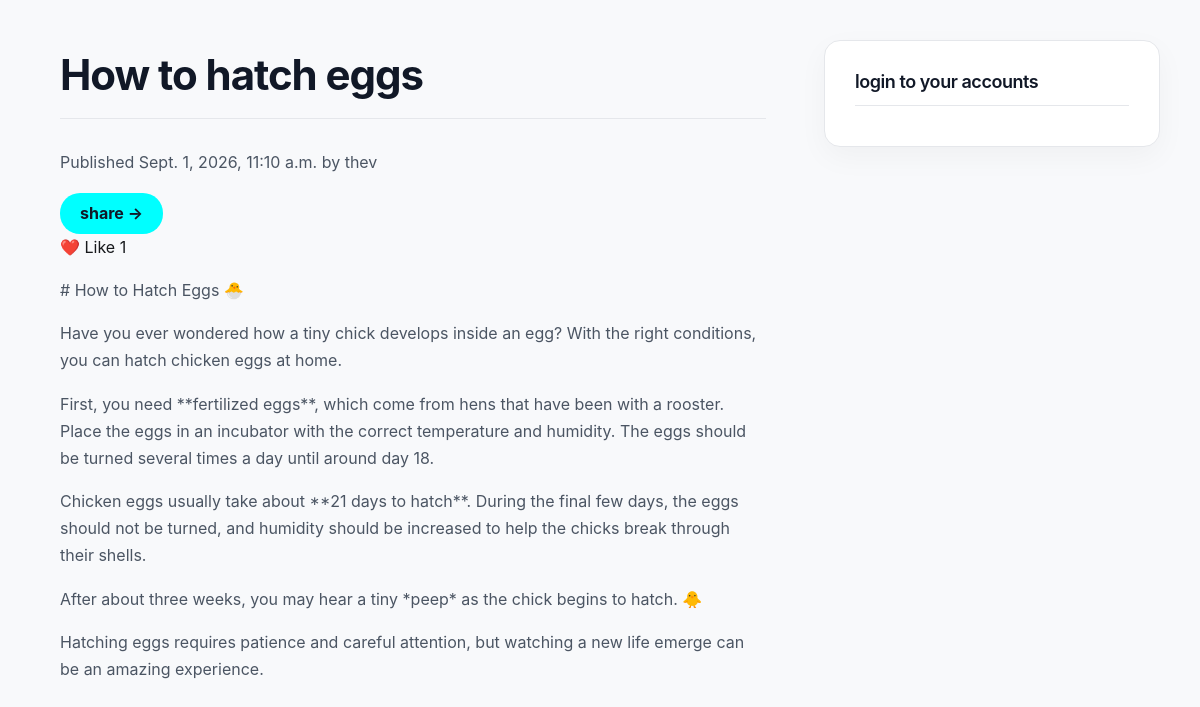
Screenshot of /3/ with the database file from the repository.
### post/models.py (models this page shows, shortened)
class Post(models.Model):
    class Status(models.TextChoices):
        DRAFT = "draft", "Draft"
        PUBLISHED = "published", "Published"
    title = models.CharField(max_length=255)
    slug = models.SlugField()
    author = models.ForeignKey(
        User, on_delete=models.CASCADE, related_name="blog_posts",null=True,blank=True
    )
    publish = models.DateTimeField(null=True, blank=True)
    status = models.CharField(
        max_length=10, choices=Status.choices, default=Status.DRAFT
    )
    created_at = models.DateTimeField(auto_now_add=True)
    updated_at = models.DateTimeField(auto_now=True)
    content = models.TextField(default="")
    objects = models.Manager()

### post/views.py (the view)
# urls.py: path("<int:id>/", post_detail, name="post_detail"),
def post_detail(request, id):
    post = get_object_or_404(Post, id=id)
    if not request.session.session_key:
        request.session.create()
    session_key = request.session.session_key
    user_has_liked = Like.objects.filter(
        session_key=session_key,
        post=post
    ).exists()
    return render(
        request,
        "post/post_detail.html",
        {
            "post": post,
            "user_has_liked": user_has_liked,
        }
    )

### post/templates/post/post_detail.html (shortened to what this page needs)
{% extends "base.html" %}
{% block content %}
    <h1>{{ post.title }}</h1>
    <p>
        Published {{ post.publish }} by {{ post.author }}
    </p>
    <a href="{% url 'post:share_post' post.id %}">
     <button style="background-color: aqua; padding: 7px 20px;border-radius: 20px; font-weight: bold;">
        share ->
     </button>
</a>
    <form method="POST" action="{% url 'post:toggle_like' post.id %}" style="display: flex; gap: 8px;">
    <button type="submit">
        {% if user_has_liked %}
            💔 Unlike
        {% else %}
            ❤️ Like
        {% endif %}
        {{ post.likes.count }}
    </button>
</form>
    {{ post.content|linebreaks }}
{% endblock %}

### post/static/css/blog.css (style rules this page uses)
* { box-sizing: border-box; }
html { scroll-behavior: smooth; }
body { margin: 0; padding: 0; background: #f8f9fb; color: #17191c; font-family: -apple-system, BlinkMacSystemFont, "Segoe UI", Roboto, Helvetica, Arial, sans-serif; line-height: 1.7; }
a { color: #111827; text-decoration: none; transition: color 0.2s ease, opacity 0.2s ease; }
h1, h2, h3 { color: #111827; line-height: 1.2; letter-spacing: -0.025em; }
h1 { font-size: 42px; font-weight: 700; margin: 0 0 30px; padding-bottom: 18px; border-bottom: 1px solid #e5e7eb; }
button { all: unset; cursor: pointer; }
p { color: #4b5563; }
form { width: 100%; }

### rows the page displays
Post: title "How to hatch eggs", publish "Sept. 1, 2026, 11:10 a.m.", author "thev", likes.count "1", content "# How to Hatch Eggs 🐣 Have you ever wondered how a tiny chick develops inside an egg? With the right conditions, you can hatch chicken eggs at home. First, you need **fertilized eggs**, which come from hens that have been with a rooster. Place the eggs in an incubator with the correct temperature and humidity. The eggs should be turned several times a day until around day 18. Chicken eggs usually take about **21 days to hatch**. During the final few days, the eggs should not be turned, and humidity should be increased to help the chicks break through their shells. After about three weeks, you may hear a tiny *peep* as the chick begins to hatch. 🐥 Hatching eggs requires patience and careful…"
